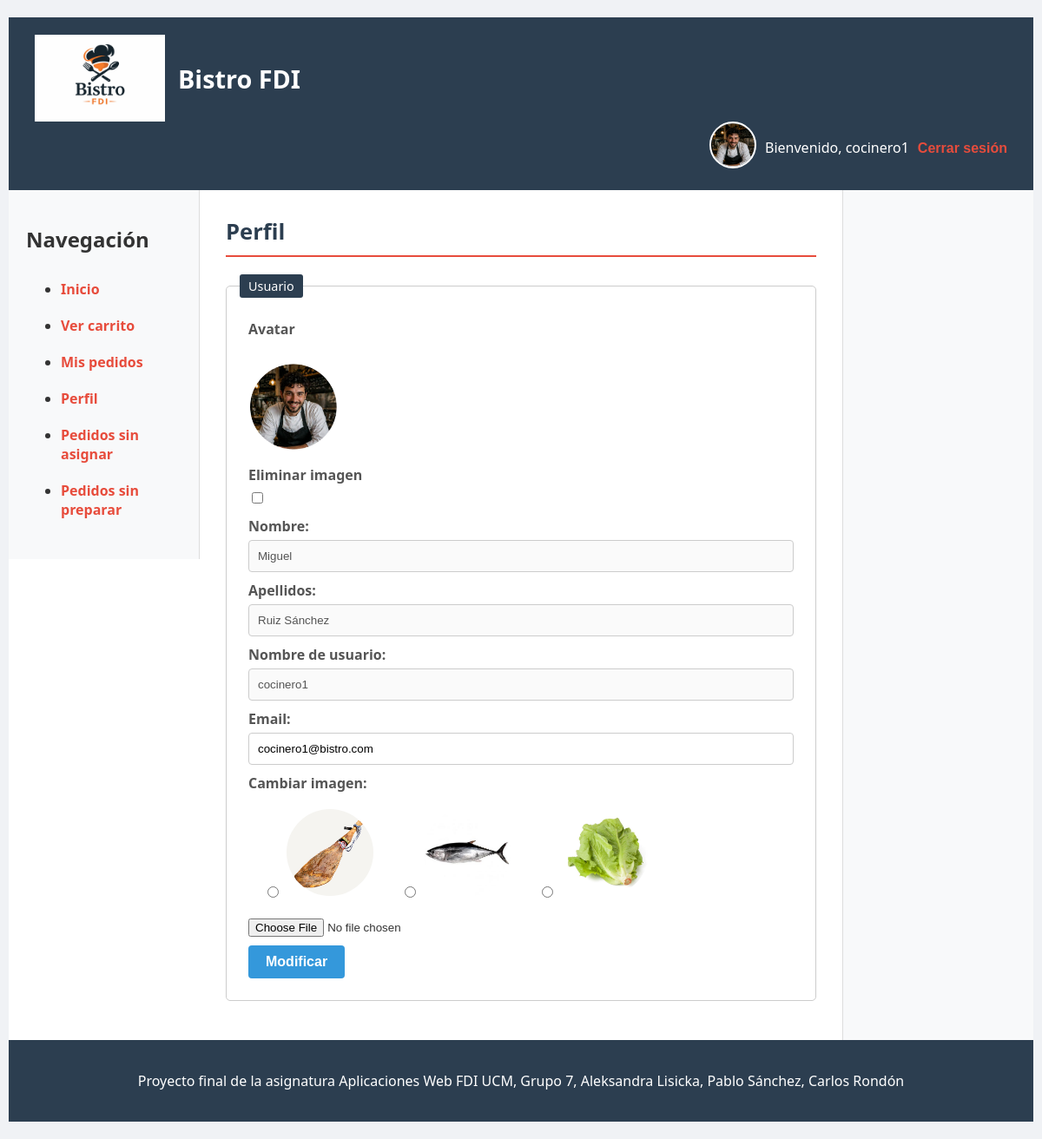
The app's page /usuarios/perfil.php (signed in) with its own data.
### tables this page shows
CREATE TABLE `usuarios` (
  `id`             INT(11)       NOT NULL AUTO_INCREMENT,
  `nombreUsuario`  VARCHAR(50)   NOT NULL UNIQUE,
  `email`          VARCHAR(100)  NOT NULL UNIQUE,
  `nombre`         VARCHAR(100)  NOT NULL,
  `apellidos`      VARCHAR(150)  NOT NULL,
  `contraseña`     VARCHAR(255)  NOT NULL,
  `rol`            ENUM('cliente','camarero','cocinero','gerente','admin') NOT NULL DEFAULT 'cliente',
  `avatar`         VARCHAR(255)  DEFAULT NULL,
  `fechaRegistro`  DATETIME      DEFAULT current_timestamp(),
  `activo`         TINYINT(1)    NOT NULL DEFAULT 1,
  PRIMARY KEY (`id`)
);

### includes/clases/Aplicacion.php (called while the page is built, shortened)
<?php
class Aplicacion
{
    private static $instancia;
    public static function getInstance()
    {
        if (!self::$instancia instanceof self) {
            self::$instancia = new static();
        }
        return self::$instancia;
    }
    private $rutaRaizApp;
    private $inicializada;
    private function __construct()
    {
        $this->inicializada = false;
    }
    public function init($bdDatosConexion, $rutaApp = '/', $dirInstalacion = __DIR__)
    {
        if (!$this->inicializada) {
            $this->rutaRaizApp = $rutaApp;
            $this->inicializada = true;
        }
    }
    public function resuelve($path = '')
    {
        $rutaAppLongitudPrefijo = mb_strlen($this->rutaRaizApp);
        return $this->rutaRaizApp . $path;
    }
}

### includes/clases/usuarios/Usuario.php (called while the page is built, shortened)
<?php
class Usuario {
    private $nombreUsuario;
    private $email;
    private $nombre;
    private $apellidos;
    private $avatar;
    public function __construct($id, $nombreUsuario, $email, $nombre, $apellidos, $password, $rol, $avatar, $fechaRegistro) {
        $this->nombreUsuario = $nombreUsuario;
        $this->email = $email;
        $this->nombre = $nombre;
        $this->apellidos = $apellidos;
        $this->avatar = $avatar ?? "usuario_default.jpg";
    }
    public function getNombreUsuario() {
        return $this->nombreUsuario;
    }
    public function getNombre() {
        return $this->nombre;
    }
    public function getEmail() {
        return $this->email;
    }
    public function getApellidos() {
        return $this->apellidos;
    }
    public function getAvatar() {
        return $this->avatar;
    }
    public static function buscaUsuario($nombreUsuario) {
        $conn = Aplicacion::getInstance()->getConexionBd();
        $query = sprintf("SELECT * FROM usuarios WHERE nombreUsuario = '%s' AND activo = 1", $conn->real_escape_string($nombreUsuario));
        $rs = $conn->query($query);
        if ($rs && $rs->num_rows > 0) {
            $fila = $rs->fetch_assoc();
            $usuario = new Usuario(
                    $fila['id'],
                    $fila['nombreUsuario'],
                    $fila['email'],
                    $fila['nombre'],
                    $fila['apellidos'],
                    $fila['contraseña'],
                    $fila['rol'],
                    $fila['avatar'],
                    $fila['fechaRegistro']
            );
            return $usuario;
        }
        return false;
    }
}

### includes/clases/usuarios/FormularioPerfil.php (the view, shortened to what this page needs)
<?php
class FormularioPerfil extends Formulario
{
    protected function generaCamposFormulario(&$datos){
        $avataresDefault = ['avatar1.jpg', 'avatar2.jpg', 'avatar3.jpg'];
        $opcionesAvatar = '';
        $busqueda = $_SESSION['nombreUsuario'];
        $usuario = Usuario::buscaUsuario($busqueda);
        $rutaImagen = Aplicacion::getInstance()->resuelve("/img/" . $usuario->getAvatar());
        foreach ($avataresDefault as $img) {
            $ruta = Aplicacion::getInstance()->resuelve("/img/" . $img);
            $opcionesAvatar .= "
                <label class='opcion-avatar'>
                    <input type='radio' name='avatarDefault' value='{$img}'>
                    <img src='{$ruta}'>
                </label>";
        }
        $htmlErroresGlobales = self::generaListaErroresGlobales($this->errores);
        $erroresCampos = self::generaErroresCampos(['email', 'imagen'], $this->errores, 'span', array('class' => 'error'));
        $html = <<<EOF
        $htmlErroresGlobales
            <fieldset>
                <legend>Usuario</legend>
                <div>
                    <label>Avatar</label><br>
                    <img src={$rutaImagen} class="avatar-usuario" alt="Imagen de perfil">
                </div>
                <div>
                    <label>Eliminar imagen</label>
                        <input type="checkbox" name="eliminarImagen" value="1">
                </div>
                <div>
                    <label for="nombre">Nombre:</label>
                    <input id="nombre" type="text" name="nombre" value = "{$usuario->getNombre()}" disabled/>
                </div>
                <div>
                    <label for="apellidos">Apellidos:</label>
                    <input id="apellidos" type="text" name="apellidos" value = "{$usuario->getApellidos()}" disabled/>
                </div>
                <div>
                    <label for="nombreUsuario">Nombre de usuario:</label>
                    <input id="nombreUsuario" type="text" name="nombreUsuario" value = "{$usuario->getNombreUsuario()}" disabled/>
                </div>
                <div>
                    <label for="email">Email:</label>
                    <input id="email" type="email" name="email" value = "{$usuario->getEmail()}" />
                    {$erroresCampos['email']}
                    <span id="emailCorrecto"></span>
                </div>
                <div>
                    <label>Cambiar imagen:</label>
                    <div class="selector-avatares">
                        $opcionesAvatar
                    </div>
                    <input type="file" name="imagen" accept=".jpg,.jpeg,.png">
                    {$erroresCampos['imagen']}
                </div>
                <div>
                    <input type="hidden" name="id" value="{$usuario->getId()}">
                </div>
                <div>
                    <button type="submit" name="editarUsuario">Modificar</button>
                </div>
            </fieldset>
        EOF;
        return $html;
    }
}

### css/estilo.css (style rules this page uses)
body { background-color: #f0f2f5; font-family: Segoe UI, Roboto, Helvetica, Arial, sans-serif; margin: 0; padding: 20px 10px; color: #333; }
fieldset { border: 1px solid #ccc; border-radius: 5px; margin: 15px 0; padding: 15px; }
legend { color: #fff; background: #2c3e50; border-radius: 3px; padding: 4px 10px; font-size: 0.9em; }
fieldset div { margin: 10px; }
label { display: block; margin-bottom: 5px; font-weight: bold; color: #555; }
input[type="text"], input[type="password"], input[type="email"], input[type="number"], select { width: 100%; padding: 10px; border: 1px solid #ccc; border-radius: 4px; box-sizing: border-box; }
button, a.boton { border: none; border-radius: 4px; font-size: 1em; font-weight: bold; padding: 10px 20px; cursor: pointer; background-color: #3498db; color: white; text-align: center; text-decoration: none; display: inline-block; transition: background-color 0.3s; }
.avatar-usuario { width: 100px; height: 100px; border-radius: 50%; object-fit: cover; border: 2px solid #fff; }
.selector-avatares { display: flex; gap: 15px; flex-wrap: wrap; margin-top: 10px; }
.selector-avatares label { cursor: pointer; border: 2px solid transparent; border-radius: 50%; display:inline-block; margin:5px; }
.opcion-avatar { cursor: pointer; display: flex; flex-direction: column; align-items: center; }
.opcion-avatar input { margin-bottom: 5px; }
.opcion-avatar img { width: 100px; height: 100px; object-fit: cover; border-radius: 50%; border: 2px solid transparent; transition: transform 0.2s, border-color 0.2s; }

### records on screen
usuarios: avatar (picture), nombre "Miguel", apellidos "Ruiz Sánchez", nombreUsuario "cocinero1", email "cocinero1@bistro.com"

### other values on screen
$params['cabecera'] "Bistro FDI"
$nombreUsuario "cocinero1"
